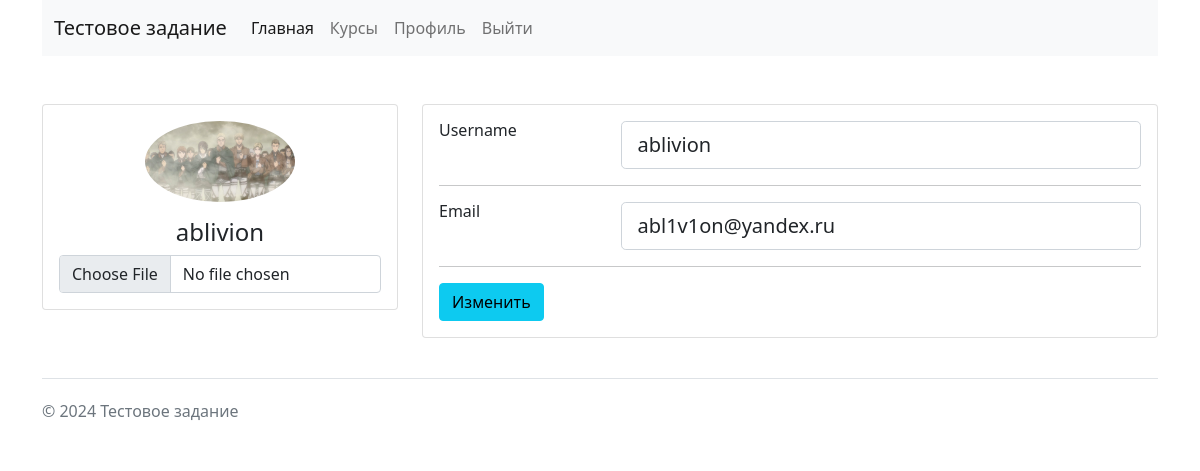
The app's page /users/update-profile/2/ (signed in), older data.
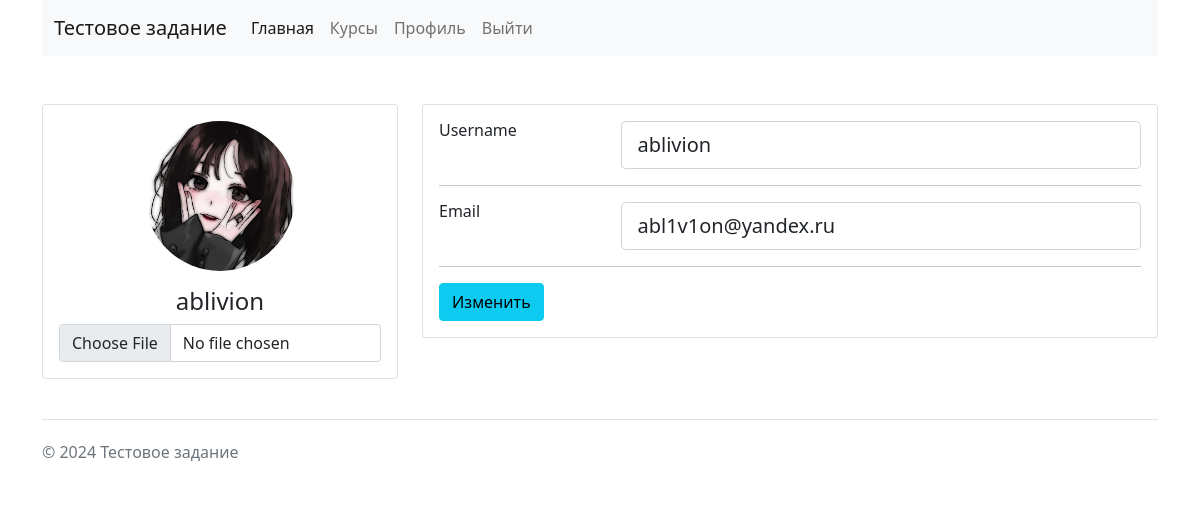
The same page, newer data.
### users/models.py (models this page shows)
class User(AbstractUser):
    profile_pic = models.ImageField(upload_to='profile_pics/%Y/%m',
                                    verbose_name='Аватар', null=True, blank=True)
    profile_desc = models.CharField(max_length=700,
                                    verbose_name='О себе', null=True, blank=True)
    sub_to_newsletter = models.BooleanField(default=True,
                                            verbose_name='Подписаться на рассылку')

### users/views.py (the view, shortened to what this page needs)
# urls.py: path('update-profile/<int:pk>/', UpdateProfile.as_view(), name='update_profile'),
class UpdateProfile(UpdateView):
    model = get_user_model()
    template_name = 'users/update-profile.html'
    form_class = UpdateProfileForm
    def get_context_data(self, **kwargs):
        context =  super().get_context_data(**kwargs)
        context['title'] = f'Редактирование профиля {self.object.username}'
        return context
    def get(self, request, *args, **kwargs):
        if request.user.pk == kwargs['pk']:
            return super().get(request, *args, **kwargs)
        return redirect('home')

### users/forms.py
class UpdateProfileForm(forms.ModelForm):
    class Meta:
        model = get_user_model()
        fields = ('username', 'email', 'profile_pic')
        widgets = {
            'username': forms.TextInput(attrs={'class': 'form-control form-control-lg'}),
            'email': forms.EmailInput(attrs={'class': 'form-control form-control-lg'}),
            'profile_pic': forms.FileInput(attrs={'class': 'form-control'})
        }
        labels = {
            'profile_pic': ''
        }

### templates/users/update-profile.html (shortened to what this page needs)
{% extends "base.html" %}
{% load static %}
{% block content %}
<form action="" method="post" enctype="multipart/form-data">
    <div class="main-body">
        <div class="row gutters-sm">
          <div class="col-md-4 mb-3">
            <div class="card">
              <div class="card-body">
                <div class="d-flex flex-column align-items-center text-center">
                    {% if user.profile_pic %}
                  <img src="{{ user.profile_pic.url }}" class="rounded-circle" width="150">
                    {% else %}
                  <img src="https://bootdey.com/img/Content/avatar/avatar7.png" alt="..." class="rounded-circle" width="150">
                    {% endif %}
                    <div class="mt-3">
                        <h4>{{ user.username }}</h4>
                        {{ form.profile_pic }}
                  </div>
                </div>
              </div>
            </div>
          </div>
          <div class="col-md-8">
            <div class="card mb-3">
              <div class="card-body">
                <div class="row">
                  <div class="col-sm-3">
                    <h6 class="mb-0">Username</h6>
                  </div>
                  <div class="col-sm-9 text-secondary">
                    {{ form.username }}
                  </div>
                </div>
                <hr>
                <div class="row">
                  <div class="col-sm-3">
                    <h6 class="mb-0">Email</h6>
                  </div>
                  <div class="col-sm-9 text-secondary">
                    {{ form.email }}
                  </div>
                </div>
                {% if request.user.id == user.id %}
                <hr>
                <div class="row">
                  <div class="col-sm-12">
                        <button class="btn btn-info" type="submit">Изменить</button>
                  </div>
                </div>
                {% endif %}
              </div>
            </div>
          </div>
        </div>
      </div>
</form>
{% endblock %}

Row changes from the older to the newer data that the page shows:
changed User "ablivion": profile_pic: a different picture
